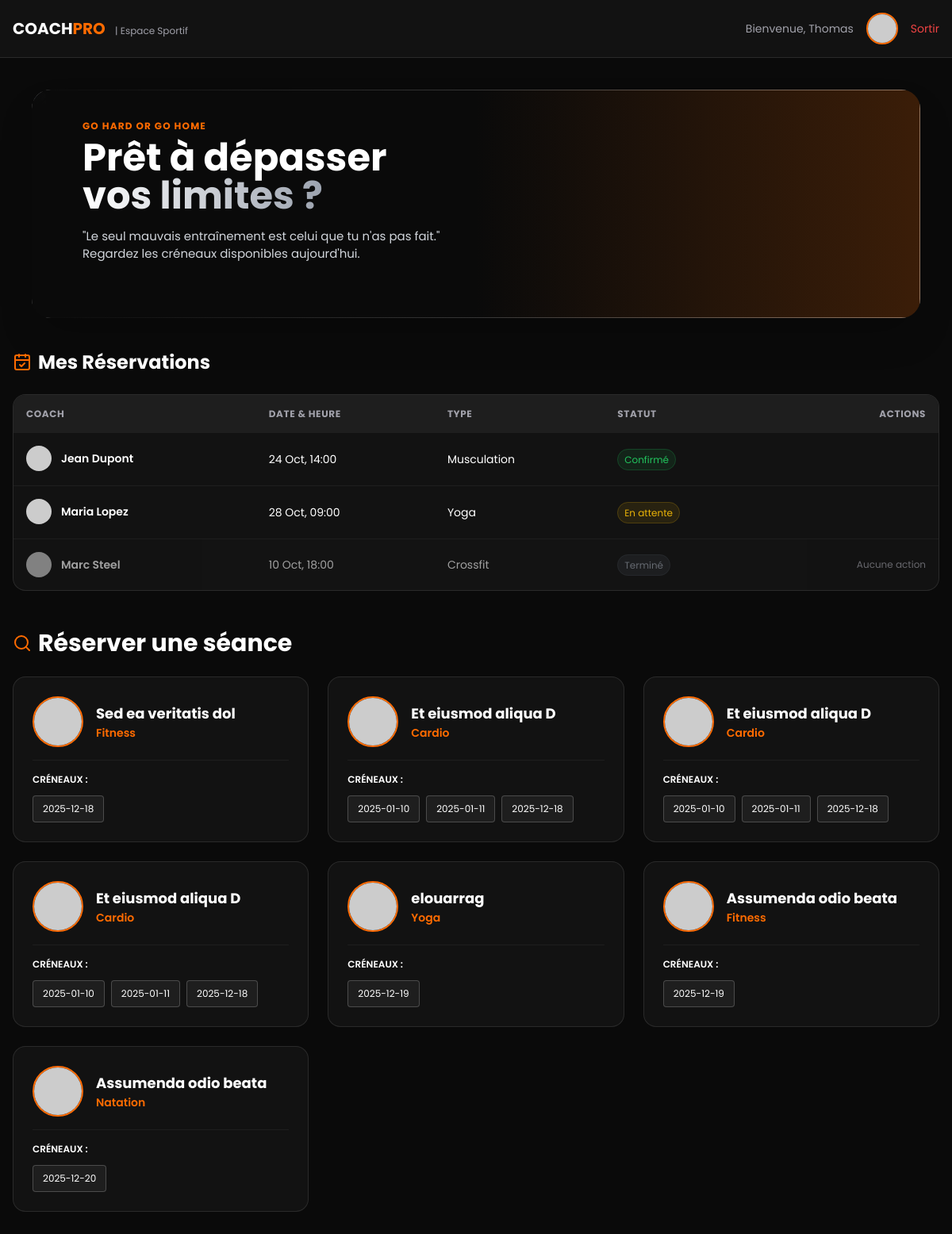
The page /Pages/user.php on the database its author committed.
### tables this page shows
CREATE TABLE `utilisateurs` (
  `id_user` int NOT NULL,
  `nom` varchar(50) DEFAULT NULL,
  `email` varchar(150) DEFAULT NULL,
  `mot_de_passe` varchar(255) DEFAULT NULL,
  `role` varchar(20) DEFAULT NULL
);

CREATE TABLE `info_coach` (
  `id_coach` int DEFAULT NULL,
  `specialite` varchar(50) DEFAULT NULL,
  `experiences` text,
  `certification` text,
  `bio` text
);

CREATE TABLE `disponibilite` (
  `id_disponibilite` int NOT NULL,
  `date` date NOT NULL,
  `heure_debut` time NOT NULL,
  `heure_fin` time NOT NULL,
  `id_coach` int NOT NULL
);

### Pages/user.php (the view, shortened to what this page needs)
<?php
$sql = "SELECT utilisateurs.nom, info_coach.specialite, info_coach.id_coach, disponibilite.date from utilisateurs
        inner join info_coach on utilisateurs.id_user = info_coach.id_coach
        inner join disponibilite on disponibilite.id_coach = info_coach.id_coach";
$result = mysqli_query($connect, $sql);
$all = mysqli_fetch_all($result, MYSQLI_ASSOC);
$sql2 = "SELECT * FROM disponibilite";
$result2 = mysqli_query($connect, $sql2);
$all2 = mysqli_fetch_all($result2, MYSQLI_ASSOC);
$dispoDeCoach = [];
foreach($all2 as $dispo){
    $dispoDeCoach[$dispo['id_coach']][] = $dispo;
}
?>
<!DOCTYPE html>
<html lang="fr">
<head>
    <script src="https://cdn.tailwindcss.com"></script>
</head>
<body class="bg-brand-dark text-white pb-10 relative">
    <nav class="bg-brand-card border-b border-white/10 py-4 mb-8 sticky top-0 z-40">
        <div class="max-w-7xl mx-auto px-4 flex justify-between items-center">
            <span class="text-xl font-bold">COACH<span class="text-brand-orange">PRO</span> <span class="text-xs font-normal text-brand-gray ml-2">| Espace Sportif</span></span>
            <div class="flex items-center gap-4">
                <span class="text-sm text-brand-gray hidden md:block">Bienvenue, Thomas</span>
                <img src="https://i.pravatar.cc/150?img=68" class="w-10 h-10 rounded-full border-2 border-brand-orange">
                <a href="login.html" class="text-sm text-red-500 hover:text-red-400">Sortir</a>
            </div>
        </div>
    </nav>
    <div class="m-4 md:m-10 relative group">
        <div class="relative w-full h-56 md:h-72 rounded-3xl overflow-hidden shadow-2xl">
            <img src="https://images.unsplash.com/photo-1517836357463-d25dfeac3438?q=80&w=2670&auto=format&fit=crop"
                 class="absolute inset-0 w-full h-full object-cover transition-transform duration-700 group-hover:scale-105 opacity-60">
            <div class="absolute inset-0 bg-gradient-to-t md:bg-gradient-to-r from-brand-dark via-brand-dark/60 to-brand-orange/20"></div>
            <div class="absolute inset-0 flex flex-col justify-center px-8 md:px-16">
                <span class="inline-block text-brand-orange font-bold tracking-widest text-xs uppercase mb-2">Go Hard or Go Home</span>
                <h1 class="text-2xl md:text-5xl font-bold text-white mb-4 leading-tight">
                    Prêt à dépasser <br>
                    <span class="text-stroke-white text-transparent bg-clip-text bg-gradient-to-r from-white to-gray-400">vos limites ?</span>
                </h1>
                <p class="text-gray-300 max-w-xl text-[9px] md:text-[15px] mb-8">
                    "Le seul mauvais entraînement est celui que tu n'as pas fait." <br>
                    Regardez les créneaux disponibles aujourd'hui.
                </p>
            </div>
        </div>
    </div>
    <div class="max-w-7xl mx-auto px-4">
        <div class="mb-12">
            <h2 class="text-2xl font-bold mb-6 flex items-center gap-2">
                <i data-lucide="calendar-check" class="text-brand-orange"></i> Mes Réservations
            </h2>
            <div class="bg-brand-card rounded-2xl overflow-hidden border border-white/10">
                <div class="overflow-x-auto">
                    <table class="w-full text-left border-collapse min-w-[600px]">
                        <thead>
                            <tr class="bg-brand-surface text-brand-gray text-xs uppercase tracking-wider">
                                <th class="p-4">Coach</th>
                                <th class="p-4">Date & Heure</th>
                                <th class="p-4">Type</th>
                                <th class="p-4">Statut</th>
                                <th class="p-4 text-right">Actions</th>
                            </tr>
                        </thead>
                        <tbody class="divide-y divide-white/5 text-sm" id="reservationTable">
                            <tr class="hover:bg-brand-surface/50 transition group" id="row-1">
                                <td class="p-4 font-semibold flex items-center gap-3">
                                    <img src="https://i.pravatar.cc/150?img=11" class="w-8 h-8 rounded-full">
                                    Jean Dupont
                                </td>
                                <td class="p-4 text-white">24 Oct, 14:00</td>
                                <td class="p-4">Musculation</td>
                                <td class="p-4"><span class="px-2 py-1 bg-green-500/10 text-green-500 rounded-full text-xs border border-green-500/20">Confirmé</span></td>
                                <td class="p-4 text-right">
                                </td>
                            </tr>
                            <tr class="hover:bg-brand-surface/50 transition group" id="row-2">
                                <td class="p-4 font-semibold flex items-center gap-3">
                                    <img src="https://i.pravatar.cc/150?img=5" class="w-8 h-8 rounded-full">
                                    Maria Lopez
                                </td>
                                <td class="p-4 text-white">28 Oct, 09:00</td>
                                <td class="p-4">Yoga</td>
                                <td class="p-4"><span class="px-2 py-1 bg-yellow-500/10 text-yellow-500 rounded-full text-xs border border-yellow-500/20">En attente</span></td>
                                <td class="p-4 text-right">
                                </td>
                            </tr>
                            <tr class="bg-brand-surface/20 opacity-60">
                                <td class="p-4 font-semibold flex items-center gap-3">
                                    <img src="https://i.pravatar.cc/150?img=60" class="w-8 h-8 rounded-full grayscale">
                                    Marc Steel
                                </td>
                                <td class="p-4">10 Oct, 18:00</td>
                                <td class="p-4">Crossfit</td>
                                <td class="p-4"><span class="px-2 py-1 bg-gray-500/20 text-gray-400 rounded-full text-xs border border-gray-500/20">Terminé</span></td>
                                <td class="p-4 text-right text-xs text-brand-gray">
                                    Aucune action
                                </td>
                            </tr>
                        </tbody>
                    </table>
                </div>
            </div>
        </div>
        <div id="reservation-section">
            <h2 class="text-3xl font-bold flex items-center gap-2 mb-6">
                <i data-lucide="search" class="text-brand-orange"></i> Réserver une séance
            </h2>
            <div class="grid grid-cols-1 md:grid-cols-2 lg:grid-cols-3 gap-6">
            <?php
            foreach($all as $row){
                echo "
                    <div class='bg-brand-card border border-white/10 rounded-2xl p-6 hover:border-brand-orange/50 transition duration-300'>
                        <div class='flex items-center gap-4 mb-4'>
                            <img src='https://i.pravatar.cc/150?img=11' class='w-16 h-16 rounded-full border-2 border-brand-orange'>
                            <div>
                                <h3 class='font-bold text-lg'>". $row["nom"] ."</h3>
                                <p class='text-brand-orange text-sm font-semibold'>". $row["specialite"] ."</p>
                            </div>
                        </div>
                        <div class='border-t border-white/5 pt-4'>
                            <p class='text-xs font-semibold text-white uppercase mb-3'>Créneaux :</p>
                            <div class='flex flex-wrap gap-2'>";
                            foreach($dispoDeCoach[$row['id_coach']] as $dispo){
                                echo "<button class='px-3 py-2 bg-brand-surface border border-white/20 text-xs rounded hover:bg-brand-orange transition'>". $dispo["date"] ."</button>";
                            }
                            echo "
                            </div>
                        </div>
                    </div>";
            }
            ?>
            </div>
        </div>
    </div>
</body>
</html>

### rows shown on the page
utilisateurs: nom "Sed ea veritatis dol", info_coach.specialite "Fitness"
disponibilite: date "2025-12-18"
utilisateurs: nom "Et eiusmod aliqua D", info_coach.specialite "Cardio"
disponibilite: date "2025-01-10"
disponibilite: date "2025-01-11"
disponibilite: date "2025-12-18"
utilisateurs: nom "elouarrag", info_coach.specialite "Yoga"
disponibilite: date "2025-12-19"
utilisateurs: nom "Assumenda odio beata", info_coach.specialite "Fitness"
disponibilite: date "2025-12-19"
utilisateurs: nom "Assumenda odio beata", info_coach.specialite "Natation"
disponibilite: date "2025-12-20"
